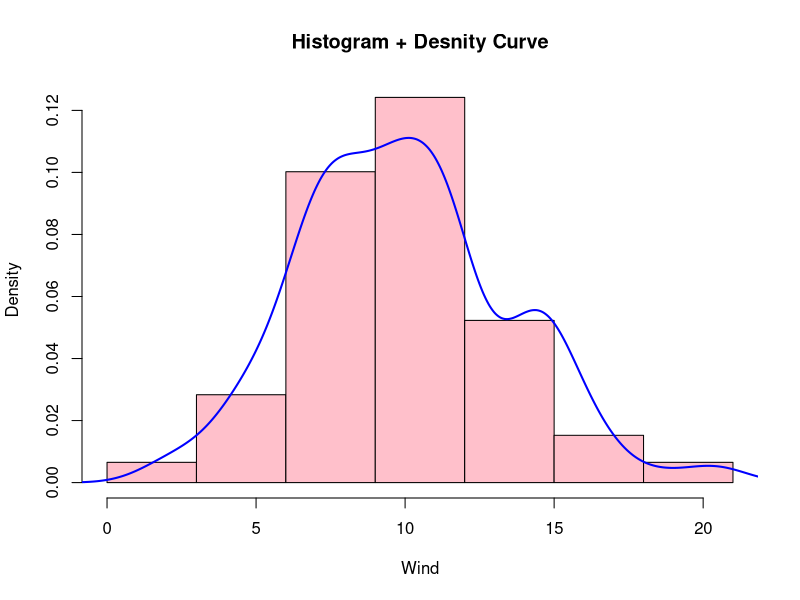
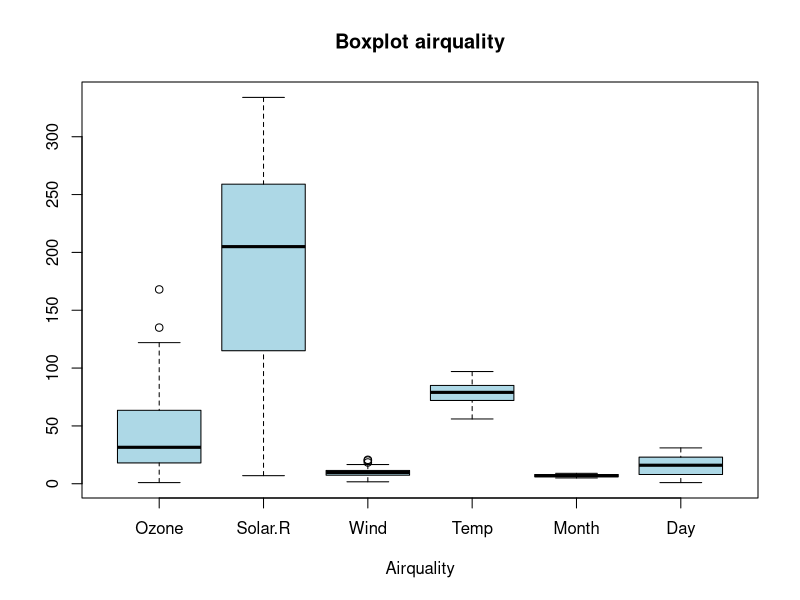
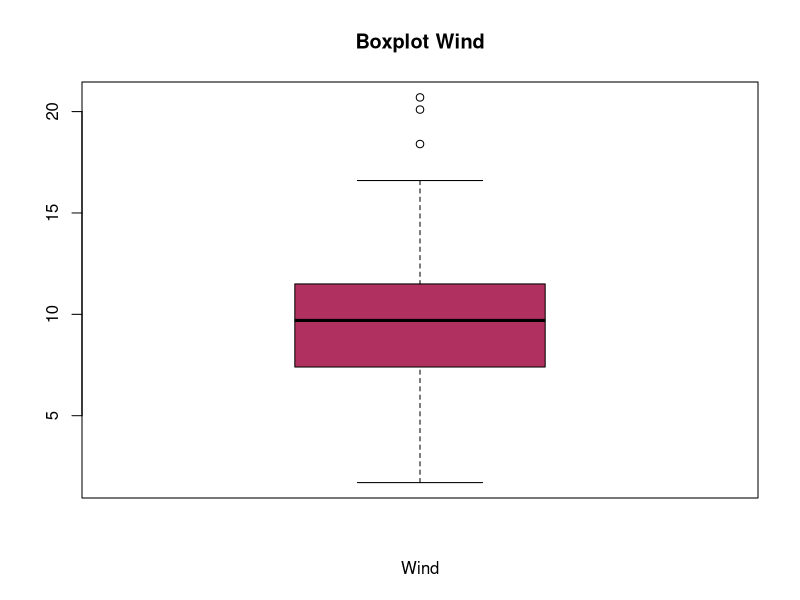
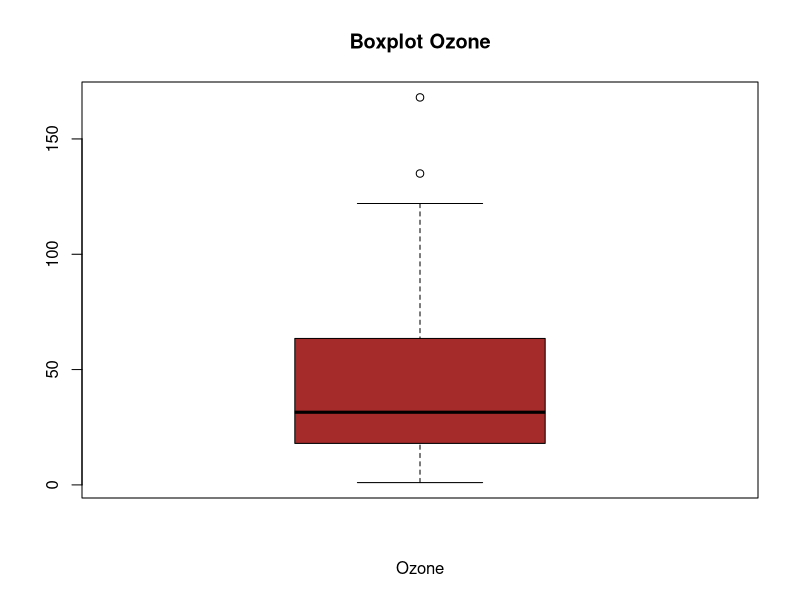
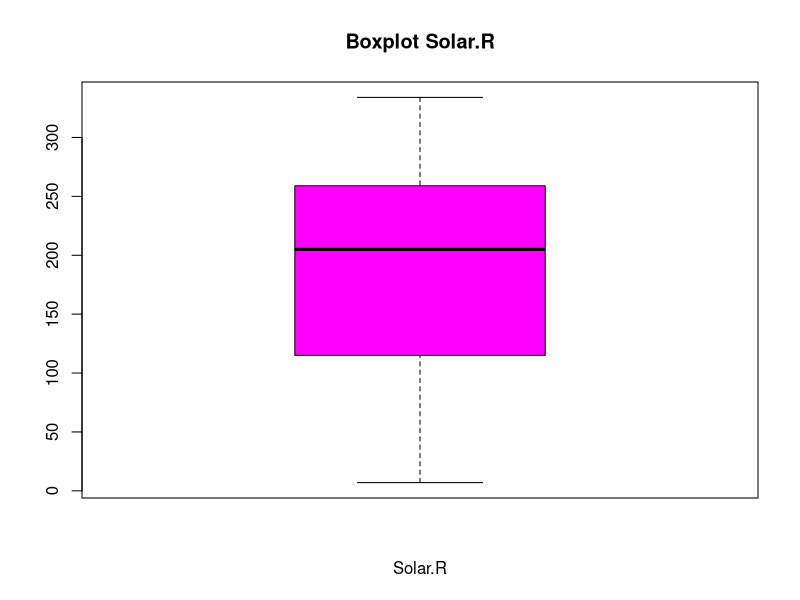
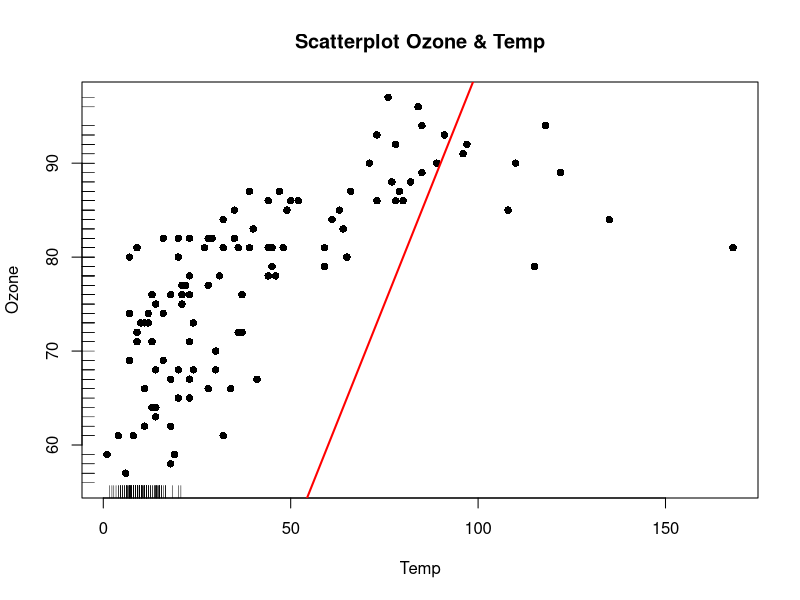

Here is the R script that generated these plots, in order:
setwd("D:/Kuliah D/Semester 3/Komputasi Statistika/Tugas")
colours()
airquality
#histogram & density
hist(airquality$Wind,
     breaks = (0:7)*3,
     probability = TRUE,
     xlab = "Wind",
     main = "Histogram + Desnity Curve",
     col = "pink", 
     border = "black"
)
dens <- density(airquality$Wind)
lines(dens, col = "blue", lwd = 2)

#boxplot
boxplot(airquality, horiz = TRUE, 
        main = "Boxplot airquality",
        col = "lightblue",
        xlab = "Airquality")


boxplot(airquality$Wind, horiz = TRUE, 
        main = "Boxplot Wind",
        col = "maroon",
        xlab = "Wind")

boxplot(airquality$Ozone, horiz = TRUE, 
        main = "Boxplot Ozone",
        col = "brown",
        xlab = "Ozone")

boxplot(airquality$Solar.R, horiz = TRUE, 
        main = "Boxplot Solar.R",
        col = "magenta1",
        xlab = "Solar.R")

# steam and leaf Plot
stem(airquality$Wind)
stem(airquality$Ozone)
stem(airquality$Solar.R)
stem(airquality$Temp)
stem(airquality$Month)
stem(airquality$Day)

#Scatter plot
plot(airquality$Ozone, airquality$Temp, 
     pch = 16, pty= "s",
     main = "Scatterplot Ozone & Temp",
     xlab = "Temp", 
     ylab = "Ozone")
rug(airquality$Wind)             
rug(airquality$Temp, side = 2)
abline(0, 1, col = "red", lwd = 2)
